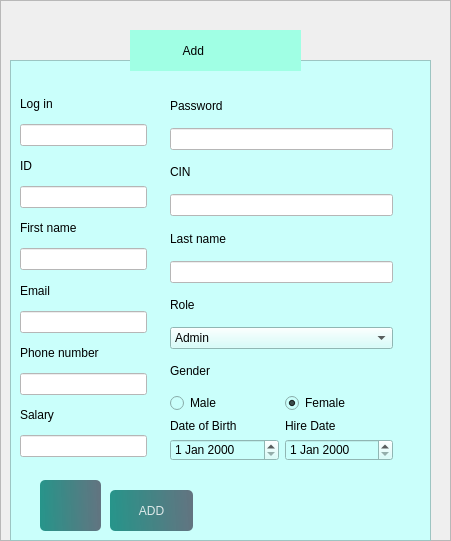
             <widget class="QFrame" name="frame_3">
              <property name="geometry">
               <rect>
                <x>0</x>
                <y>0</y>
                <width>451</width>
                <height>541</height>
               </rect>
              </property>
              <property name="frameShape">
               <enum>QFrame::StyledPanel</enum>
              </property>
              <property name="frameShadow">
               <enum>QFrame::Raised</enum>
              </property>
              <widget class="QFrame" name="frame">
               <property name="geometry">
                <rect>
                 <x>10</x>
                 <y>60</y>
                 <width>421</width>
                 <height>481</height>
                </rect>
               </property>
               <property name="styleSheet">
                <string notr="true">
background-color: rgb(202, 255, 251)</string>
               </property>
               <property name="frameShape">
                <enum>QFrame::StyledPanel</enum>
               </property>
               <property name="frameShadow">
                <enum>QFrame::Raised</enum>
               </property>
               <widget class="QPushButton" name="addButton">
                <property name="geometry">
                 <rect>
                  <x>100</x>
                  <y>430</y>
                  <width>83</width>
                  <height>41</height>
                 </rect>
                </property>
                <property name="styleSheet">
                 <string notr="true">
#addButton{
color: rgb(0, 0, 0);
}
QPushButton, #addButton{
	background-color: qlineargradient(spread:pad, x1:0, y1:0.505682, x2:1, y2:0.477, stop:0 rgba(11, 131, 120, 219), stop:1 rgba(85, 98, 112, 226));
	color:rgba(255, 255, 255, 210);
	border-radius:5px;
}

QPushButton#addButton:hover{
	background-color: qlineargradient(spread:pad, x1:0, y1:0.505682, x2:1, y2:0.477, stop:0 rgba(150, 123, 111, 219), stop:1 rgba(85, 81, 84, 226));
}

QPushButton#addButton:pressed{
	padding-left:5px;
	padding-top:5px;
	background-color:rgba(150, 123, 111, 255);
}
</string>
                </property>
                <property name="text">
                 <string>ADD</string>
                </property>
                <property name="checkable">
                 <bool>true</bool>
                </property>
               </widget>
               <widget class="QPushButton" name="pushButton_20">
                <property name="geometry">
                 <rect>
                  <x>30</x>
                  <y>420</y>
                  <width>61</width>
                  <height>51</height>
                 </rect>
                </property>
                <property name="styleSheet">
                 <string notr="true">
#pushButton_20{
color: rgb(0, 0, 0);
}
QPushButton, #pushButton_20{
	background-color: qlineargradient(spread:pad, x1:0, y1:0.505682, x2:1, y2:0.477, stop:0 rgba(11, 131, 120, 219), stop:1 rgba(85, 98, 112, 226));
	color:rgba(255, 255, 255, 210);
	border-radius:5px;
}

QPushButton#pushButton_20:hover{
	background-color: qlineargradient(spread:pad, x1:0, y1:0.505682, x2:1, y2:0.477, stop:0 rgba(150, 123, 111, 219), stop:1 rgba(85, 81, 84, 226));
}

QPushButton#pushButton_20:pressed{
	padding-left:5px;
	padding-top:5px;
	background-color:rgba(150, 123, 111, 255);
}
</string>
                </property>
                <property name="text">
                 <string/>
                </property>
                <property name="icon">
                 <iconset resource="resource.qrc">
                  <normaloff>:/img/img/trash-2.svg</normaloff>:/img/img/trash-2.svg</iconset>
                </property>
               </widget>
               <widget class="QWidget" name="layoutWidget">
                <property name="geometry">
                 <rect>
                  <x>10</x>
                  <y>30</y>
                  <width>127</width>
                  <height>367</height>
                 </rect>
                </property>
                <layout class="QVBoxLayout" name="verticalLayout_18">
                 <item>
                  <widget class="QLabel" name="label_3">
                   <property name="styleSheet">
                    <string notr="true">
color: rgb(0, 0, 0);</string>
                   </property>
                   <property name="text">
                    <string>Log in</string>
                   </property>
                  </widget>
                 </item>
                 <item>
                  <widget class="QLineEdit" name="lineEdit_17">
                   <property name="styleSheet">
                    <string notr="true">background-color: rgb(255, 255, 255);
color: rgb(0, 0, 0);</string>
                   </property>
                  </widget>
                 </item>
                 <item>
                  <widget class="QLabel" name="label_7">
                   <property name="styleSheet">
                    <string notr="true">color: rgb(0, 0, 0);</string>
                   </property>
                   <property name="text">
                    <string>ID</string>
                   </property>
                  </widget>
                 </item>
                 <item>
                  <widget class="QLineEdit" name="lineEdit_16">
                   <property name="styleSheet">
                    <string notr="true">background-color: rgb(255, 255, 255);
color: rgb(0, 0, 0);</string>
                   </property>
                  </widget>
                 </item>
                 <item>
                  <widget class="QLabel" name="label_10">
                   <property name="styleSheet">
                    <string notr="true">color: rgb(0, 0, 0);</string>
                   </property>
                   <property name="text">
                    <string>First name</string>
                   </property>
                  </widget>
                 </item>
                 <item>
                  <widget class="QLineEdit" name="lineEdit_20">
                   <property name="styleSheet">
                    <string notr="true">background-color: rgb(255, 255, 255);
color: rgb(0, 0, 0);</string>
                   </property>
                  </widget>
                 </item>
                 <item>
                  <widget class="QLabel" name="label_11">
                   <property name="styleSheet">
                    <string notr="true">color: rgb(0, 0, 0);</string>
                   </property>
                   <property name="text">
                    <string>Email</string>
                   </property>
                  </widget>
                 </item>
                 <item>
                  <widget class="QLineEdit" name="lineEdit_21">
                   <property name="styleSheet">
                    <string notr="true">background-color: rgb(255, 255, 255);
color: rgb(0, 0, 0);</string>
                   </property>
                  </widget>
                 </item>
                 <item>
                  <widget class="QLabel" name="label_13">
                   <property name="styleSheet">
                    <string notr="true">color: rgb(0, 0, 0);</string>
                   </property>
                   <property name="text">
                    <string>Phone number</string>
                   </property>
                  </widget>
                 </item>
                 <item>
                  <widget class="QLineEdit" name="lineEdit_22">
                   <property name="styleSheet">
                    <string notr="true">background-color: rgb(255, 255, 255);
color: rgb(0, 0, 0);</string>
                   </property>
                  </widget>
                 </item>
                 <item>
                  <widget class="QLabel" name="label_12">
                   <property name="styleSheet">
                    <string notr="true">color: rgb(0, 0, 0);</string>
                   </property>
                   <property name="text">
                    <string>Salary</string>
                   </property>
                  </widget>
                 </item>
                 <item>
                  <widget class="QLineEdit" name="lineEdit_39">
                   <property name="styleSheet">
                    <string notr="true">background-color: rgb(255, 255, 255);
color: rgb(0, 0, 0);</string>
                   </property>
                  </widget>
                 </item>
                </layout>
               </widget>
               <widget class="QWidget" name="layoutWidget">
                <property name="geometry">
                 <rect>
                  <x>160</x>
                  <y>30</y>
                  <width>223</width>
                  <height>371</height>
                 </rect>
                </property>
                <layout class="QVBoxLayout" name="verticalLayout_19">
                 <item>
                  <widget class="QLabel" name="label_5">
                   <property name="styleSheet">
                    <string notr="true">color: rgb(0, 0, 0);</string>
                   </property>
                   <property name="text">
                    <string>Password</string>
                   </property>
                  </widget>
                 </item>
                 <item>
                  <widget class="QLineEdit" name="lineEdit_18">
                   <property name="styleSheet">
                    <string notr="true">background-color: rgb(255, 255, 255);
color: rgb(0, 0, 0);</string>
                   </property>
                  </widget>
                 </item>
                 <item>
                  <widget class="QLabel" name="label_6">
                   <property name="styleSheet">
                    <string notr="true">color: rgb(0, 0, 0);</string>
                   </property>
                   <property name="text">
                    <string>CIN</string>
                   </property>
                  </widget>
                 </item>
                 <item>
                  <widget class="QLineEdit" name="lineEdit_19">
                   <property name="styleSheet">
                    <string notr="true">background-color: rgb(255, 255, 255);
color: rgb(0, 0, 0);</string>
                   </property>
                  </widget>
                 </item>
                 <item>
                  <widget class="QLabel" name="label_9">
                   <property name="styleSheet">
                    <string notr="true">color: rgb(0, 0, 0);</string>
                   </property>
                   <property name="text">
                    <string>Last name</string>
                   </property>
                  </widget>
                 </item>
                 <item>
                  <widget class="QLineEdit" name="lineEdit_40">
                   <property name="styleSheet">
                    <string notr="true">background-color: rgb(255, 255, 255);
color: rgb(0, 0, 0);</string>
                   </property>
                  </widget>
                 </item>
                 <item>
                  <widget class="QLabel" name="label_46">
                   <property name="styleSheet">
                    <string notr="true">color: rgb(0, 0, 0);</string>
                   </property>
                   <property name="text">
                    <string>Role</string>
                   </property>
                  </widget>
                 </item>
                 <item>
                  <widget class="QComboBox" name="comboBox">
                   <property name="styleSheet">
                    <string notr="true">color: rgb(0, 0, 0);</string>
                   </property>
                   <item>
                    <property name="text">
                     <string>Admin</string>
                    </property>
                   </item>
                   <item>
                    <property name="text">
                     <string>sales section</string>
                    </property>
                   </item>
                   <item>
                    <property name="text">
                     <string>order section</string>
                    </property>
                   </item>
                   <item>
                    <property name="text">
                     <string>commande section</string>
                    </property>
                   </item>
                   <item>
                    <property name="text">
                     <string>stock section</string>
                    </property>
                   </item>
                  </widget>
                 </item>
                 <item>
                  <widget class="QLabel" name="label_8">
                   <property name="styleSheet">
                    <string notr="true">color: rgb(0, 0, 0);</string>
                   </property>
                   <property name="text">
                    <string>Gender</string>
                   </property>
                  </widget>
                 </item>
                 <item>
                  <layout class="QHBoxLayout" name="horizontalLayout_7">
                   <item>
                    <widget class="QRadioButton" name="radioButton">
                     <property name="styleSheet">
                      <string notr="true">color: rgb(0, 0, 0);</string>
                     </property>
                     <property name="text">
                      <string>Male</string>
                     </property>
                     <property name="checkable">
                      <bool>true</bool>
                     </property>
                     <property name="checked">
                      <bool>false</bool>
                     </property>
                     <property name="autoExclusive">
                      <bool>false</bool>
                     </property>
                    </widget>
                   </item>
                   <item>
                    <widget class="QRadioButton" name="radioButton_3">
                     <property name="styleSheet">
                      <string notr="true">color: rgb(0, 0, 0);</string>
                     </property>
                     <property name="text">
                      <string>Female</string>
                     </property>
                     <property name="checkable">
                      <bool>true</bool>
                     </property>
                     <property name="checked">
                      <bool>true</bool>
                     </property>
                     <property name="autoExclusive">
                      <bool>true</bool>
                     </property>
                    </widget>
                   </item>
                  </layout>
                 </item>
                 <item>
                  <layout class="QHBoxLayout" name="horizontalLayout_8">
                   <item>
                    <layout class="QVBoxLayout" name="verticalLayout_20">
                     <item>
                      <widget class="QLabel" name="label_44">
                       <property name="styleSheet">
                        <string notr="true">color: rgb(0, 0, 0);</string>
                       </property>
                       <property name="text">
                        <string>Date of Birth</string>
                       </property>
                      </widget>
                     </item>
                     <item>
                      <widget class="QDateEdit" name="dateEdit">
                       <property name="styleSheet">
                        <string notr="true">color: rgb(0, 0, 0);</string>
                       </property>
                      </widget>
                     </item>
                    </layout>
                   </item>
                   <item>
                    <layout class="QVBoxLayout" name="verticalLayout_21">
                     <item>
                      <widget class="QLabel" name="label_45">
                       <property name="styleSheet">
                        <string notr="true">color: rgb(0, 0, 0);</string>
                       </property>
                       <property name="text">
                        <string>Hire Date</string>
                       </property>
                      </widget>
                     </item>
                     <item>
                      <widget class="QDateEdit" name="dateEdit_2">
                       <property name="styleSheet">
                        <string notr="true">color: rgb(0, 0, 0);</string>
                       </property>
                      </widget>
                     </item>
                    </layout>
                   </item>
                  </layout>
                 </item>
                </layout>
               </widget>
              </widget>
              <widget class="QLabel" name="label_14">
               <property name="geometry">
                <rect>
                 <x>130</x>
                 <y>30</y>
                 <width>171</width>
                 <height>41</height>
                </rect>
               </property>
               <property name="styleSheet">
                <string notr="true">color: rgb(0, 0, 0);
background-color: rgb(160, 255, 228);</string>
               </property>
               <property name="text">
                <string>                Add</string>
               </property>
              </widget>
             </widget>
